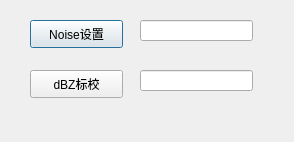
<?xml version="1.0" encoding="UTF-8"?>
<ui version="4.0">
 <class>DialogSample</class>
 <widget class="QDialog" name="DialogSample">
  <property name="geometry">
   <rect>
    <x>0</x>
    <y>0</y>
    <width>294</width>
    <height>142</height>
   </rect>
  </property>
  <property name="windowTitle">
   <string>Dialog</string>
  </property>
  <widget class="QPushButton" name="pushButton">
   <property name="geometry">
    <rect>
     <x>30</x>
     <y>20</y>
     <width>93</width>
     <height>28</height>
    </rect>
   </property>
   <property name="text">
    <string>Noise设置</string>
   </property>
  </widget>
  <widget class="QPushButton" name="pushButton_2">
   <property name="geometry">
    <rect>
     <x>30</x>
     <y>70</y>
     <width>93</width>
     <height>28</height>
    </rect>
   </property>
   <property name="text">
    <string>dBZ标校</string>
   </property>
  </widget>
  <widget class="QLineEdit" name="lineEdit_2">
   <property name="geometry">
    <rect>
     <x>140</x>
     <y>70</y>
     <width>113</width>
     <height>21</height>
    </rect>
   </property>
  </widget>
  <widget class="QLineEdit" name="lineEdit_3">
   <property name="geometry">
    <rect>
     <x>140</x>
     <y>20</y>
     <width>113</width>
     <height>21</height>
    </rect>
   </property>
  </widget>
 </widget>
 <resources/>
 <connections/>
</ui>
